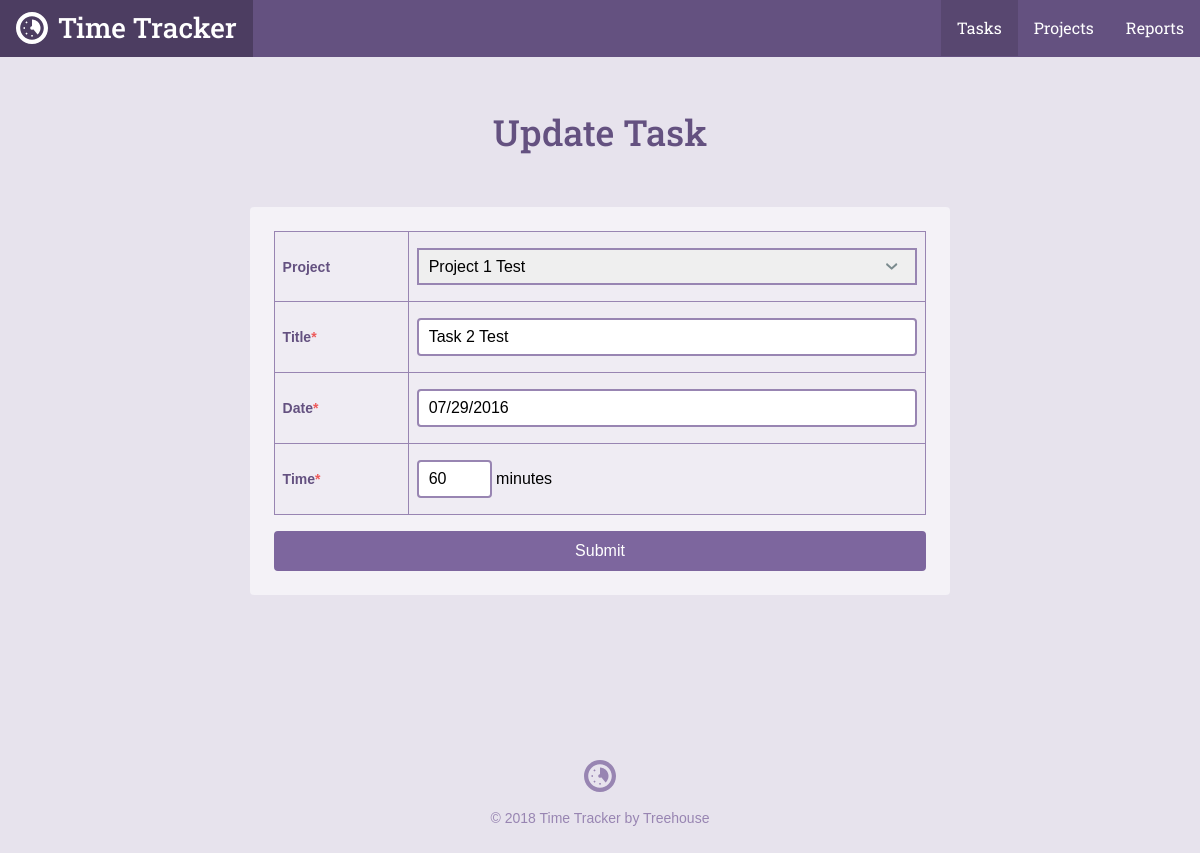
Screenshot of /task.php?id=2 with the database file from the repository.
### tables this page shows
CREATE TABLE `tasks` (
	`task_id`	INTEGER PRIMARY KEY AUTOINCREMENT,
	`project_id`	INTEGER,
	`title`	TEXT,
	`date`	INTEGER NOT NULL,
	`time`	TEXT NOT NULL
);

CREATE TABLE `projects` (
	`project_id`	INTEGER PRIMARY KEY AUTOINCREMENT,
	`title`	TEXT NOT NULL,
	`category`	TEXT NOT NULL
);

### inc/functions.php (called while the page is built, shortened)
<?php
function get_project_list() {
  include 'connection.php';
  try {
    return $db -> query('SELECT project_id, title, category FROM projects');
  } catch (Exception $e) {
    echo 'Error: ' . $e -> getMessage() . '<br />';
    return array();
  }
}
function get_task($task_id){
    include 'connection.php';
    $sql = 'SELECT task_id, title, date, time, project_id FROM tasks WHERE task_id = ?';
    try {
        $results = $db->prepare($sql);
        $results->bindValue(1, $task_id, PDO::PARAM_INT);
        $results->execute();
    } catch (Exception $e) {
        echo "Error!: " . $e->getMessage() . "<br />";
        return false;
    }
    return $results->fetch();
}

### task.php (the view, shortened to what this page needs)
    <?php
require 'inc/functions.php';
$project_id = $title = $date = $time = '';
if(isset($_GET['id'])) {
    list($task_id, $title, $date, $time, $project_id) = get_task(filter_input(INPUT_GET, 'id', FILTER_SANITIZE_NUMBER_INT));
}
include 'inc/header.php';
?>
<div class="section page">
    <div class="col-container page-container">
        <div class="col col-70-md col-60-lg col-center">
            <h1 class="actions-header"><?php
            if(!empty($task_id)) {
                echo 'Update';
            } else {
                echo 'Add';
            }
            ?> Task</h1>
            <form class="form-container form-add" method="post" action="task.php">
                <table>
                    <tr>
                        <th>
                            <label for="project_id">Project</label>
                        </th>
                        <td>
                            <select name="project_id" id="project_id">
                             <?php
                                foreach (get_project_list() as $item) {
                                    echo "<option value='" . $item['project_id'] . "'";
                                    if ($project_id == $item['project_id']) {
                                        echo ' selected';
                                    }
                                    echo ">" . $item['title'] . "</option>";
                                }
                                ?>
                            </select>
                        </td>
                    </tr>
                    <tr>
                        <th><label for="title">Title<span class="required">*</span></label></th>
                        <td><input type="text" id="title" name="title" value="<?php echo htmlspecialchars($title); ?>" /></td>
                    </tr>
                    <tr>
                        <th><label for="date">Date<span class="required">*</span></label></th>
                        <td><input type="text" id="date" name="date" value="<?php echo htmlspecialchars($date); ?>" placeholder="mm/dd/yyyy" /></td>
                    </tr>
                    <tr>
                        <th><label for="time">Time<span class="required">*</span></label></th>
                        <td><input type="text" id="time" name="time" value="<?php echo htmlspecialchars($time); ?>" /> minutes</td>
                    </tr>
                </table>
                <input class="button button--primary button--topic-php" type="submit" value="Submit" />
            </form>
        </div>
    </div>
</div>
<?php include "inc/footer.php"; ?>

### css/style.css (style rules this page uses)
*,:after,:before { box-sizing:border-box }
html { font-family:sans-serif;-ms-text-size-adjust:100%;-webkit-text-size-adjust:100% }
body { margin:0 }
h1 { font-size:2em;margin:.67em 0 }
button,input,optgroup,select,textarea { color:inherit;font:inherit;margin:0 }
select { text-transform:none }
input[type="reset"],input[type="submit"] { -webkit-appearance:button;cursor:pointer }
input { line-height:normal }
table { border-collapse:collapse;border-spacing:0 }
td,th { padding:0 }
html { font-size:100%;line-height:1.5;-webkit-tap-highlight-color:transparent }
body { font-size:1rem;font-family:"Gotham Rounded A","Gotham Rounded B","Helvetica",Helvetica,Arial,sans-serif;font-style:normal;font-weight:400 }
.button { -webkit-appearance:none;-moz-appearance:none;-ms-appearance:none;-o-appearance:none;appearance:none;-webkit-user-select:none;-moz-user-select:none;-ms-user-select:none;user-select:none;background-color:transparent;border-radius:4px;border:solid 2px #5fcf80;color:#5fcf80;cursor:pointer;display:inline-block;font-family:"Gotham Rounded A","Gotham Rounded B","Helvetica",Helvetica,Arial,sans-serif;font-size:1rem;font-weight:500;height:40px;line-height:36px;padding:0 15px;position:relative;margin:0 10px 0 0;text-align:center;text-decoration:none;transition:color .3s ease,background-color .3s ease,border-color .3s ease,width .3s ease,opacity .3s ease;vertical-align:baseline;white-space:nowrap;overflow:hidden;text-overflow:ellipsis }
.button:last-child { margin-right:0 }
.button--primary { background-color:#5fcf80;border-color:#5fcf80;color:#fff }
.button--topic-php { border-color:#7D669E !important;color:#7D669E !important }
.button--topic-php.button--primary { background-color:#7D669E !important;border-color:#7D669E !important;color:#fff !important }
.col { float:left;width:100% }
.col-container:before,.col-container:after { content:" ";display:table }
.col-container:after { clear:both }
.col-center { float:none;margin:0 auto }
@media screen and (min-width: 680px) { .col-70-md { width:70% !important } }
@media screen and (min-width: 960px) { .col-60-lg { width:60% !important } }
h1,h2,h3,h4,h5,h6 { color:#40484a;display:block;font-weight:500;margin:0;text-rendering:optimizeLegibility }
h1 { font-size:2.25rem }
body { background-color:#e7e3ed }
h1,h2,h3,h4,h5,h6 { color:#645180;font-family:"Roboto Slab", Helvetica, Arial, sans-serif }
.button { background:#7D669E;border-color:#7D669E;color:#fff }
.col-container { margin:0 auto;max-width:1200px }
.actions-header { margin-bottom:1.5rem }
.page-container { text-align:center }
@media screen { .page-container { padding:1.5rem 1rem 0 1rem } }
@media screen and (min-width: 680px) { .page-container { padding-top:3rem } }
.form-container { background-color:#f4f2f7;border-radius:4px }
@media screen { .form-container { padding:.5rem 1.5rem;margin-top:.5rem;margin-bottom:1.5rem } }
@media screen and (min-width: 680px) { .form-container { padding:.5rem 1.5rem;margin-top:3rem;margin-bottom:0 } }
.form-add { padding:1.5rem }
.form-add .button { margin-top:1rem }
table { width:100%;text-align:left;background-color:#f4f2f7 }
@media screen { table { margin-bottom:1.5rem } }
@media screen and (min-width: 680px) { table { margin-bottom:0 } }
th,td { padding:.5rem;background-color:#efecf3;border:solid 1px #9885b2 !important }
td { padding:1rem .5rem }
th { font-size:.875rem }
input { border-radius:4px;box-shadow:none;border:solid 2px #9885b2;padding:8px 10px;width:100% }
label { font-size:14px;font-weight:bold;color:#645180 }
span.required { color:#ed5a5a }
select { -webkit-appearance:none;-moz-appearance:none;width:100%;padding:8px 10px;border:solid 2px #9885b2;background-size:.9rem;background-repeat:no-repeat;background-position:calc(100% - 1rem) center }
#time { width:75px; }

### rows the page displays
tasks: project_id "Project 1 Test", title "Task 2 Test", date "07/29/2016", time "60"
